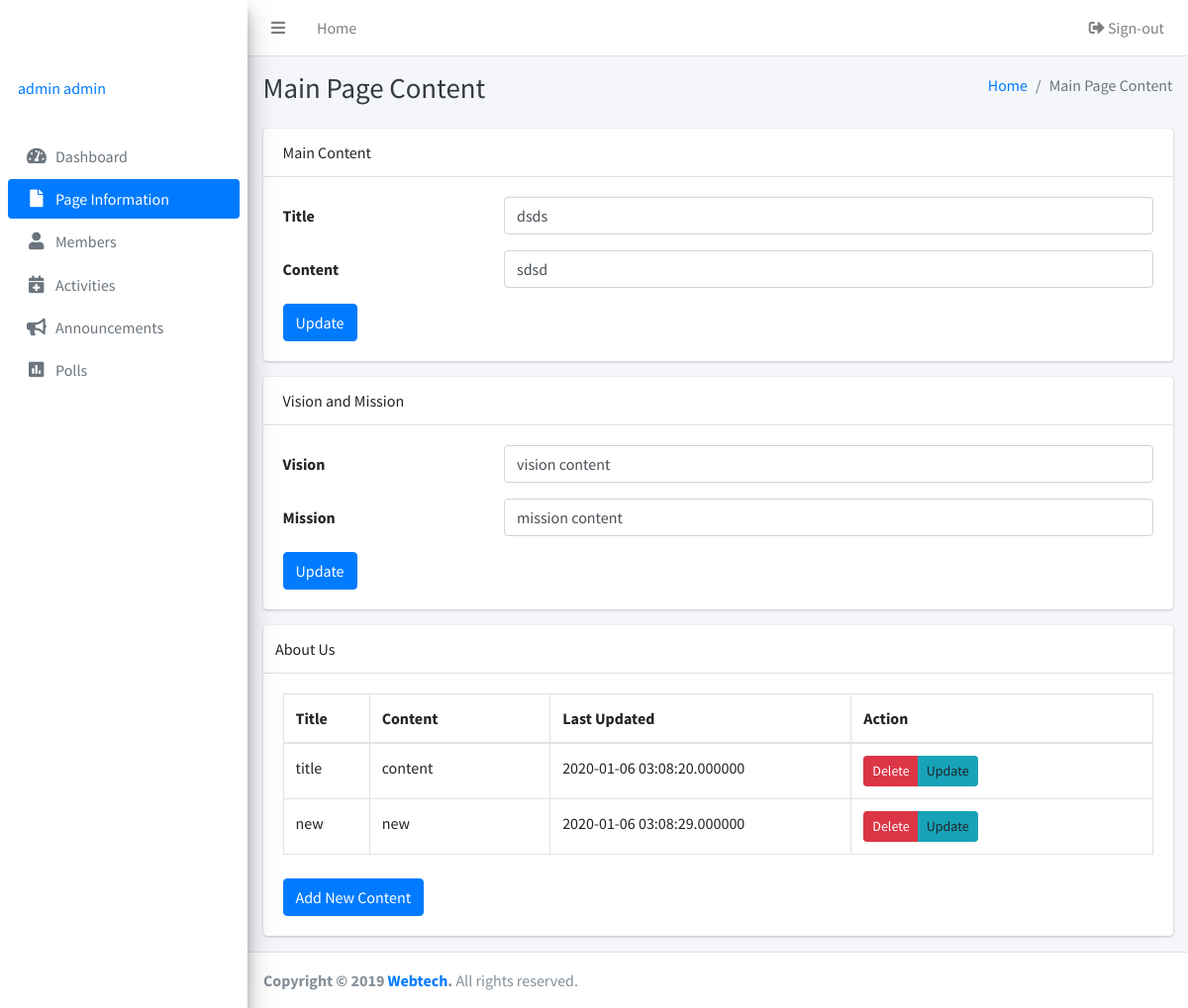
The app's page /admins/page.php (signed in) with its own data.
### tables this page shows
CREATE TABLE IF NOT EXISTS `accounts` (
  `id` int(255) NOT NULL AUTO_INCREMENT,
  `firstname` varchar(255) NOT NULL,
  `lastname` varchar(255) NOT NULL,
  `username` varchar(255) NOT NULL,
  `email` varchar(255) NOT NULL,
  `password` varchar(255) NOT NULL,
  `role` enum('super','admin') NOT NULL,
  `status` enum('Enabled','Disabled') NOT NULL,
  PRIMARY KEY (`id`),
  UNIQUE KEY `username` (`username`)
);

CREATE TABLE IF NOT EXISTS `maincontent` (
  `id` int(255) NOT NULL AUTO_INCREMENT,
  `title` varchar(255) NOT NULL,
  `content` longtext NOT NULL,
  PRIMARY KEY (`id`)
);

CREATE TABLE IF NOT EXISTS `visionmission` (
  `vision` text NOT NULL,
  `mission` varchar(255) NOT NULL
);

CREATE TABLE IF NOT EXISTS `aboutus` (
  `id` int(255) NOT NULL AUTO_INCREMENT,
  `title` text NOT NULL,
  `content` text NOT NULL,
  `timestamp` timestamp(6) NOT NULL,
  PRIMARY KEY (`id`)
);

### admins/inc/session.php (called while the page is built, shortened)
<?php
	include 'inc/db.php';;
	if(isset($_SESSION['admin'])){
		$sql = mysqli_query($db, "SELECT * FROM accounts where `username` = '".$_SESSION['admin']."'");
		$user = mysqli_fetch_assoc($sql);
	} else {
		header('location: login.php');
		exit();
	}
?>

### admins/page.php (the view, shortened to what this page needs)
<?php
  include 'inc/session.php';
  include 'inc/header.php';
  include 'inc/db.php';
 ?>
<?php
$link = "Information";
?>
<body class="hold-transition sidebar-mini">
<div class="wrapper">
<?php include 'inc/navbar.php'; ?>
  <div class="content-wrapper">
    <div class="content-header">
      <div class="container-fluid">
        <div class="row mb-2">
          <div class="col-sm-6">
            <h1 class="m-0 text-dark">Main Page Content</h1>
          </div>
          <div class="col-sm-6">
            <ol class="breadcrumb float-sm-right">
              <li class="breadcrumb-item"><a href="#">Home</a></li>
              <li class="breadcrumb-item active">Main Page Content</li>
            </ol>
          </div>
        </div>
      </div>
    </div>
    <div class="content">
      <div class="container-fluid">
         <div class="row">
          <div class="col-12">
            <div class="card">
              <div class="card-header">
               Main Content
              </div>
              <div class="card-body">
               <form class="form-horizontal" action="page.php" method="post" >
                <?php
                  $sql = mysqli_query($db, "SELECT * FROM maincontent");
                  $content = mysqli_fetch_assoc($sql);
                ?>
                  <div class="form-group row">
                    <label for="inputEmail3" class="col-sm-3 col-form-label">Title</label>
                    <div class="col-sm-9">
                      <input type="text" class="form-control" value="<?php echo $content['title'];?>" name="title" required>
                    </div>
                  </div>
                  <div class="form-group row">
                    <label for="inputEmail3" class="col-sm-3 col-form-label">Content</label>
                    <div class="col-sm-9">
                      <input type="text" class="form-control" value="<?php echo $content['content'];?>" name="content" required>
                    </div>
                  </div>
                  <button type="submit" class="btn btn-primary" name="main">Update</button>
                  </form>
              </div>
            </div>
          </div>
        </div>
        <div class="row">
          <div class="col-12">
            <div class="card">
              <div class="card-header">
               Vision and Mission
              </div>
              <div class="card-body">
               <form class="form-horizontal" action="page.php" method="post" >
                <?php
                  $sql1 = mysqli_query($db, "SELECT * FROM visionmission");
                  $visionmission = mysqli_fetch_assoc($sql1);
                ?>
                  <div class="form-group row">
                    <label for="inputEmail3" class="col-sm-3 col-form-label">Vision</label>
                    <div class="col-sm-9">
                      <input type="text" class="form-control" value="<?php echo $visionmission['vision'];?>" name="vision" required>
                    </div>
                  </div>
                  <div class="form-group row">
                    <label for="inputEmail3" class="col-sm-3 col-form-label">Mission</label>
                    <div class="col-sm-9">
                      <input type="text" class="form-control" value="<?php echo $visionmission['mission'];?>" name="mission" required>
                    </div>
                  </div>
                  <button type="submit" class="btn btn-primary" name="visionmission">Update</button>
                  </form>
              </div>
            </div>
          </div>
        </div>
       <div class="row">
          <div class="col-12">
            <div class="card">
              <div class="card-header">
                <div class="row">
                  About Us
                </div>
              </div>
              <div class="card-body">
                <table class="table table-bordered">
                  <thead>
                  <tr>
                    <th width="50">Title</th>
                    <th width="120">Content</th>
                    <th width="200">Last Updated</th>
                    <th width="200">Action</th>
                  </tr>
                  </thead>
                  <tbody>
                  <?php
                  $sql = mysqli_query($db, "SELECT * FROM aboutus");
                  while ($row = mysqli_fetch_array($sql)) {
                        ?>
                  <tr>
                    <td><?php echo $row['title'];?></td>
                    <td><?php echo $row['content'];?></td>
                    <td><?php echo $row['timestamp'];?></td>
                    <td>
                       <div class="btn-group btn-group-sm">
                        <a href='aboutusdelete.php?id=<?php echo $row['id']; ?>' class="btn btn-danger">Delete</i></a>
                        <a data-toggle="modal" data-target='#view<?php echo $row['id']; ?>' class="btn btn-info">Update</a>
                     </div>
                    </td>
                  </tr>
                  <?php   } ?>
                  </tbody>
                </table>
                <br>
                <button class="btn btn-primary" data-toggle="modal" data-target='#newaboutus'>Add New Content</button>
              </div>
            </div>
          </div>
        </div>
      </div>
    </div>
  </div>
  <?php include 'inc/footer.php'; ?>
</div>
</body>
</html>

### admins/inc/navbar.php
  <nav class="main-header navbar navbar-expand navbar-white navbar-light">
    <ul class="navbar-nav">
      <li class="nav-item">
        <a class="nav-link" data-widget="pushmenu" href="#"><i class="fas fa-bars"></i></a>
      </li>
      <li class="nav-item d-none d-sm-inline-block">
        <a href="index3.html" class="nav-link">Home</a>
      </li>
    </ul>
    <ul class="navbar-nav ml-auto">
      <li class="nav-item">
        <a class="nav-link" href="logout.php"><i class="nav-icon fas fa-sign-out-alt"></i> Sign-out</a>
      </li>
    </ul>
  </nav>
  <aside class="main-sidebar sidebar-gray elevation-4">
    <a href="index3.html" class="brand-link">
      <span class="brand-text font-weight-light">OrgIT</span>
    </a>
    <div class="sidebar">
      <div class="user-panel mt-3 pb-3 mb-3 d-flex">
        <div class="info">
          <a href="#" class="d-block"><?php echo $user['firstname']. ' '.$user['lastname']; ?></a>
        </div>
      </div>
<?php if($user['role'] == 'super'): ?>
      <nav class="mt-2">
        <ul class="nav nav-pills nav-sidebar flex-column" data-widget="treeview" role="menu" data-accordion="false">
          <li class="nav-item">
            <a href="index.php" class="nav-link <?php if($link == 'Dashboard') {echo 'active';} ?>">
              <i class="nav-icon fas fa-tachometer-alt"></i>
              <p>
                Dashboard
              </p>
            </a>
          </li>
          <li class="nav-item">
            <a href="page.php" class="nav-link <?php if($link == 'Information') {echo 'active';} ?>">
              <i class="nav-icon fas fa-file"></i>
              <p>
                Page Information
              </p>
            </a>
          </li>
          <li class="nav-item">
            <a href="allaccounts.php" class="nav-link <?php if($link == 'Accounts') {echo 'active';} ?>">
              <i class="nav-icon fas fa-users"></i>
              <p>
                All Accounts
              </p>
            </a>
          </li>
          <li class="nav-item">
            <a href="activities.php" class="nav-link <?php if($link == 'Activities') {echo 'active';} ?>">
              <i class="nav-icon fas fa-calendar-plus"></i>
              <p>
                Activities
              </p>
            </a>
          </li>
          <li class="nav-item">
            <a href="announcements.php" class="nav-link <?php if($link == 'Announcements') {echo 'active';} ?>">
              <i class="nav-icon fas fa-bullhorn"></i>
              <p>
                Announcements
              </p>
            </a>
          </li>
          <li class="nav-item">
            <a href="poll.php" class="nav-link <?php if($link == 'Polls') {echo 'active';} ?>">
              <i class="nav-icon fas fa-poll"></i>
              <p>
                Polls
              </p>
            </a>
          </li>
          <li class="nav-item">
            <a href="semester.php" class="nav-link <?php if($link == 'Semester') {echo 'active';} ?>">
              <i class="nav-icon fas fa-cog"></i>
              <p>
                Settings
              </p>
            </a>
          </li>
        </ul>
      </nav>
  <?php else: ?>
      <nav class="mt-2">
        <ul class="nav nav-pills nav-sidebar flex-column" data-widget="treeview" role="members" data-accordion="false">
          <li class="nav-item">
            <a href="index.php" class="nav-link <?php if($link == 'Dashboard') {echo 'active';} ?>">
              <i class="nav-icon fas fa-tachometer-alt"></i>
              <p>
                Dashboard
              </p>
            </a>
          </li>
          <li class="nav-item">
            <a href="page.php" class="nav-link <?php if($link == 'Information') {echo 'active';} ?>">
              <i class="nav-icon fas fa-file"></i>
              <p>
                Page Information
              </p>
            </a>
          </li>
          <li class="nav-item">
            <a href="members.php" class="nav-link <?php if($link == 'Members') {echo 'active';} ?>">
              <i class="nav-icon fas fa-user"></i>
              <p>
                Members
              </p>
            </a>
          </li>
          <li class="nav-item">
            <a href="activities.php" class="nav-link <?php if($link == 'Activities') {echo 'active';} ?>">
              <i class="nav-icon fas fa-calendar-plus"></i>
              <p>
                Activities
              </p>
            </a>
          </li>
          <li class="nav-item">
            <a href="announcements.php" class="nav-link <?php if($link == 'Announcements') {echo 'active';} ?>">
              <i class="nav-icon fas fa-bullhorn"></i>
              <p>
                Announcements
              </p>
            </a>
          </li>
          <li class="nav-item">
            <a href="poll.php" class="nav-link <?php if($link == 'Polls') {echo 'active';} ?>">
              <i class="nav-icon fas fa-poll"></i>
              <p>
                Polls
              </p>
            </a>
          </li>
        </ul>
      </nav>
  <?php endif ?>
    </div>
  </aside>

### admins/inc/header.php (style rules this page uses)
p, h1, h2, h3, h4, h5, h6, label, td, dt, dd { user-select: none; -webkit-user-select: none; -khtml-user-select: none; -moz-user-select: none; -ms-user-select: none; }

### records on screen
accounts: firstname "admin", lastname "admin"
maincontent: title "dsds", content "sdsd"
visionmission: vision "vision content", mission "mission content"
aboutus: title "title", content "content", timestamp "2020-01-06 03:08:20.000000"
aboutus: title "new", content "new", timestamp "2020-01-06 03:08:29.000000"
